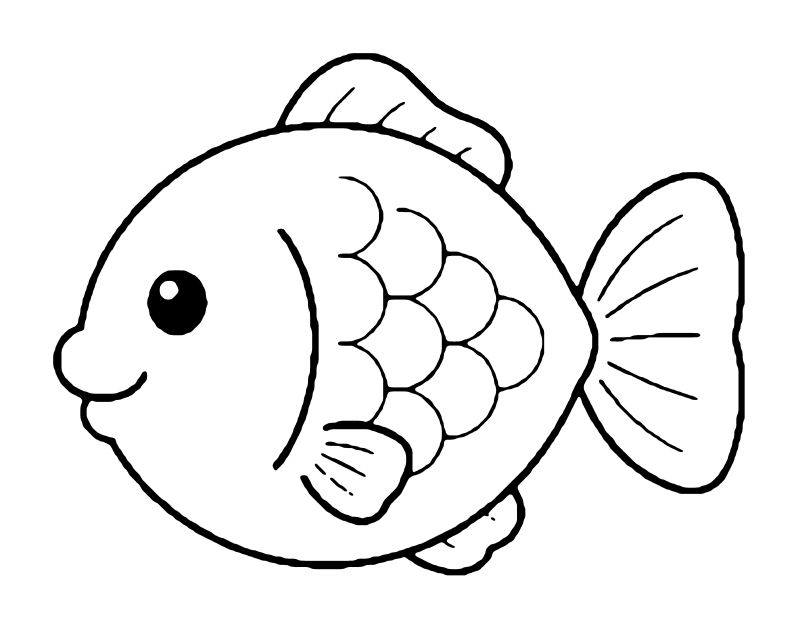
#> input picture assets/templates/01_sakana_A_marusakana.png, 2400 x 1892 px (shown at 1/3 size); its folder holds 4 pictures in this run
$ python check-templates.py
#> lines starting #> are read from the running program, lines starting #| are printed output that depends on the picture; after the words box and inside, x2 and y2 are one past the last pixel; in counts of white or black regions, pixels touching at a corner belong together
#!/usr/bin/env python3
"""台紙（塗り絵の線画）が使えるかどうかを測る。

見るのは3つ。

1. **輪郭が閉じているか** — 切り抜きは「画像の外から届く白」だけを消す
   （`src/core/cutout.ts`）。線が1か所でも切れていると、そこから白が
   内側へ流れ込み、絵が穴だらけになる。線の面積に対して
   塗りつぶせた面積が小さければ、閉じていない。

2. **長辺と短辺の比** — 照合は回転を全部試すので「縦長/横長」は区別されない。
   比そのものは残るので、種類を離す手がかりになる。

3. **7種が互いに似ていないか** — 48升のシルエットの重なりを、
   4方向×左右反転の8通りで測り、一番高い値を採る。
   `src/core/match.ts` の `silhouette` / `overlap` / `matchTemplates` と同じ計算。
   **数字がずれたら match.ts が正**。あちらを直したらこちらも直す。

使い方:
    python3 tools/check-templates.py assets/templates
"""
import sys
from pathlib import Path

from PIL import Image, ImageDraw

# 調べるときの長辺の上限（速さのため）
MAX_SIDE = 1000
# 升目の細かさ。match.ts の既定と合わせる
# `--verbose` で、変形の1つ1つの結果を出す。
# どの程度のゆがみで入れ替わるのかが分からないと、直すべきか判断できない
VERBOSE = '--verbose' in sys.argv

GRID = 48
# これより暗ければ線とみなす
INK_LEVEL = 140
# これ未満の濃さは透明（背景）とみなす
ALPHA_MIN = 12
# 「塗りつぶせた面積 ÷ 線の面積」がこれ未満なら、輪郭が閉じていない疑い
CLOSED_RATIO = 2.0
# どの2種もこれ未満であること
MAX_OVERLAP = 0.55
# 2位との差がこれ未満なら「際どい」。実物の写真ではもっと悪くなるので余裕を見る
MIN_MARGIN = 0.05
# 照合のときに試す傾き（度）。**`src/core/match.ts` の `MATCH_TILTS` と同じにする。**
# ここだけ変えると、この道具が実物より甘い（または厳しい）数字を出す
MATCH_TILTS = (-8, -4, 0, 4, 8)


def load_silhouette_mask(path):
    """線画を「塗ったあとの外形」に変える。

    塗り絵は線しか無いが、照合で使うのは**塗ったあとの絵の外形**なので、
    輪郭の内側を埋めた形にしてから比べないと意味が無い。
    """
    image = Image.open(path).convert('RGBA')
    # 大きい画像はここで縮める。48升に落とすので精度は変わらず、
    # 1枚あたりの待ち時間が数十秒から1秒以下になる
    if max(image.size) > MAX_SIDE:
        image.thumbnail((MAX_SIDE, MAX_SIDE), Image.LANCZOS)
    width, height = image.size
    px = image.load()

    # 線を 0、それ以外を 255 にした白黒。外周に余白を足して、
    # 絵が縁に触れていても外から回り込めるようにする
    pad = 4
    flat = Image.new('L', (width + pad * 2, height + pad * 2), 255)
    fp = flat.load()
    ink = 0
    for y in range(height):
        for x in range(width):
            r, g, b, a = px[x, y]
            if a < ALPHA_MIN:
                continue
            if (r * 299 + g * 587 + b * 114) / 1000 < INK_LEVEL:
                fp[x + pad, y + pad] = 0
                ink += 1

    # 外側の白を塗りつぶす。届かなかった白＝輪郭の内側
    ImageDraw.floodfill(flat, (0, 0), 128)
    inside = []
    filled = 0
    for y in range(flat.height):
        row = []
        for x in range(flat.width):
            solid = fp[x, y] != 128
            row.append(solid)
            if solid:
                filled += 1
        inside.append(row)
    return inside, ink, filled


def mask_image(mask):
    """外形を白黒画像にする。傾けたり伸ばしたりする試験に使う。"""
    height, width = len(mask), len(mask[0])
    image = Image.new('L', (width, height), 0)
    px = image.load()
    for y in range(height):
        row = mask[y]
        for x in range(width):
            if row[x]:
                px[x, y] = 255
    return image


def cells_from_image(image, size=GRID):
    """白黒画像を升目に落とす。"""
    box = image.getbbox()
    if box is None:
        return None
    cropped = image.crop(box)
    longest = max(cropped.size)
    square = Image.new('L', (longest, longest), 0)
    square.paste(cropped, ((longest - cropped.width) // 2, (longest - cropped.height) // 2))
    small = square.resize((size, size), Image.NEAREST)
    data = small.load()
    return [data[column, row] > 127 for row in range(size) for column in range(size)]


def to_cells(mask, size=GRID):
    """外形を正方形の升目に落とす（match.ts の silhouette と同じ）。"""
    ys = [y for y, row in enumerate(mask) if any(row)]
    xs = [x for x in range(len(mask[0])) if any(row[x] for row in mask)]
    if not ys or not xs:
        return None, 0, 0
    top, bottom = min(ys), max(ys)
    left, right = min(xs), max(xs)
    width = right - left + 1
    height = bottom - top + 1
    longest = max(width, height)
    offset_x = (longest - width) / 2
    offset_y = (longest - height) / 2

    cells = [False] * (size * size)
    for row in range(size):
        y = int(((row + 0.5) / size) * longest - offset_y)
        if y < 0 or y >= height:
            continue
        for column in range(size):
            x = int(((column + 0.5) / size) * longest - offset_x)
            if x < 0 or x >= width:
                continue
            cells[row * size + column] = mask[top + y][left + x]
    return cells, width, height


def turn(cells, turns, size=GRID):
    step = turns % 4
    if step == 0:
        return cells
    out = [False] * (size * size)
    for row in range(size):
        for column in range(size):
            if step == 1:
                to_row, to_column = column, size - 1 - row
            elif step == 2:
                to_row, to_column = size - 1 - row, size - 1 - column
            else:
                to_row, to_column = size - 1 - column, row
            out[to_row * size + to_column] = cells[row * size + column]
    return out


def mirror(cells, size=GRID):
    out = [False] * (size * size)
    for row in range(size):
        for column in range(size):
            out[row * size + (size - 1 - column)] = cells[row * size + column]
    return out


def overlap(a, b):
    both = sum(1 for x, y in zip(a, b) if x and y)
    either = sum(1 for x, y in zip(a, b) if x or y)
    return 0.0 if either == 0 else both / either


def tilted_cells(image, tilt):
    """絵を少し傾けてから升目に落とす。`match.ts` の `tiltedSilhouette` と同じ考え方。"""
    if tilt:
        image = image.rotate(tilt, expand=True, resample=Image.BILINEAR, fillcolor=0).point(
            lambda value: 255 if value >= 128 else 0
        )
    return cells_from_image(image)


def best_overlap(a, b):
    """8通りの向きで一番よく重なった値。"""
    best = 0.0
    for turns in range(4):
        turned = turn(a, turns)
        for flipped in (False, True):
            candidate = mirror(turned) if flipped else turned
            best = max(best, overlap(candidate, b))
    return best


def main():
    folder = Path(sys.argv[1] if len(sys.argv) > 1 else 'assets/templates')
    files = sorted(folder.glob('*.png'))
    if not files:
        print(f'{folder} に PNG がありません')
        return 1

    names = []
    shapes = []
    images = []
    bad = 0
    print('== 1枚ずつの確認 ==')
    for path in files:
        mask, ink, filled = load_silhouette_mask(path)
#> in load_silhouette_mask, `image.thumbnail((MAX_SIDE, MAX_SIDE), Image.LANCZOS)`:
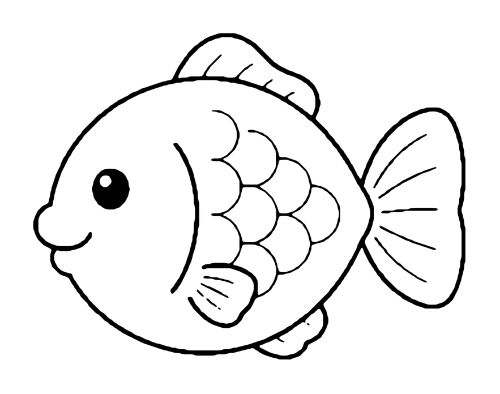
#> image: PIL image 1000x788 RGBA (shown at 1/2 size); mean R, G, B, A 238.4, 238.4, 238.4, 255
#> after the loop in load_silhouette_mask, `for y in range(height):`: ink = 51914
#> in load_silhouette_mask, `ImageDraw.floodfill(flat, (0, 0), 128)`:
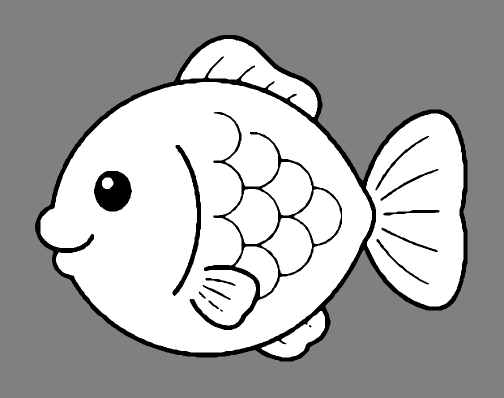
#> flat: PIL image 1008x796 L (shown at 1/2 size); min 0, max 255, mean 170.1
#> after the loop in load_silhouette_mask, `for y in range(flat.height):`: filled = 370355; inside = 796 items
#> mask = 796 items; ink = 51914; filled = 370355
        cells, width, height = to_cells(mask)
#> in to_cells, `ys = [y for y, row in enumerate(mask) if any(row)]`: ys = 653 values from 70 to 722
#> in to_cells, `xs = [x for x in range(len(mask[0])) if any(row[x] for row in mask)]`: xs = 865 values from 70 to 934
#> in to_cells, `top, bottom = min(ys), max(ys)`: top = 70; bottom = 722
#> in to_cells, `left, right = min(xs), max(xs)`: left = 70; right = 934
#> in to_cells, `width = right - left + 1`: width = 865
#> in to_cells, `height = bottom - top + 1`: height = 653
#> in to_cells, `longest = max(width, height)`: longest = 865
#> in to_cells, `offset_x = (longest - width) / 2`: offset_x = 0
#> in to_cells, `offset_y = (longest - height) / 2`: offset_y = 106
#> the loop in to_cells, `for row in range(size):` made 48 passes
#> y on passes 1 to 8: -96, -78, -60, -42, -24, -6, 11, 29
#> after the loop in to_cells, `for row in range(size):`: cells = 2304 items, first 6: False, False, False, False, False, False
#> width = 865; height = 653
        if cells is None:
            print(f'{path.name}: 中身がありません')
            bad += 1
            continue
        ratio = filled / ink if ink else 0
#> ratio = 7.13
        long_side, short_side = max(width, height), min(width, height)
#> long_side = 865; short_side = 653
        fill = sum(cells) / len(cells)
#> fill = 0.496
        note = ''
        if ratio < CLOSED_RATIO:
            note = '  ← **輪郭が閉じていない疑い。作り直し**'
            bad += 1
        print(
            f'{path.stem:16s} 比 {long_side / short_side:4.2f} : 1   '
            f'升目の詰まり {fill:4.2f}   塗りつぶし/線 {ratio:5.1f}{note}'
        )
#| 01_sakana_A_marusakana 比 1.32 : 1   升目の詰まり 0.50   塗りつぶし/線   7.1
        names.append(path.stem)
        shapes.append(cells)
        images.append(mask_image(mask))
#> in mask_image, `height, width = len(mask), len(mask[0])`: height = 796; width = 1008
#> pass 2 of the loop in main, `for path in files:`:
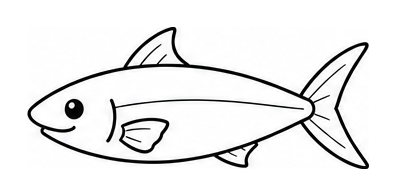
#> input picture assets/templates/02_sakana_B_hosozakana.png, 396 x 196 px
#> after the loop in load_silhouette_mask (call 2), `for y in range(height):`: ink = 5214
#> in load_silhouette_mask (call 2), `ImageDraw.floodfill(flat, (0, 0), 128)`:
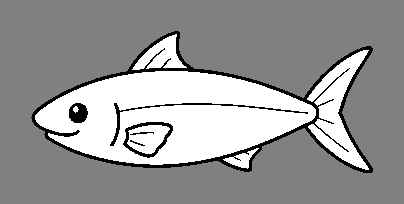
#> flat: PIL image 404x204 L; min 0, max 255, mean 152.9
#> after the loop in load_silhouette_mask (call 2), `for y in range(flat.height):`: filled = 26642; inside = 204 items
#> in main, `mask, ink, filled = load_silhouette_mask(path)`: ink = 5214; filled = 26642
#> the loop in to_cells (call 2), `for row in range(size):` made 48 passes
#> y on passes 1 to 4: -96, -89, -82, -75
#> in main, `cells, width, height = to_cells(mask)`: width = 342; height = 142
#> ratio = 5.11
#> long_side = 342; short_side = 142
#> fill = 0.226
#| 02_sakana_B_hosozakana 比 2.41 : 1   升目の詰まり 0.23   塗りつぶし/線   5.1
#> pass 3 of the loop in main, `for path in files:`:
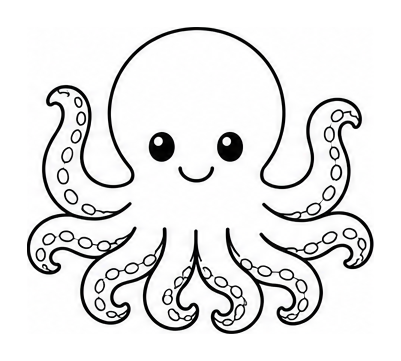
#> input picture assets/templates/03_tako.png, 401 x 361 px
#> after the loop in load_silhouette_mask (call 3), `for y in range(height):`: ink = 12933
#> in load_silhouette_mask (call 3), `ImageDraw.floodfill(flat, (0, 0), 128)`:
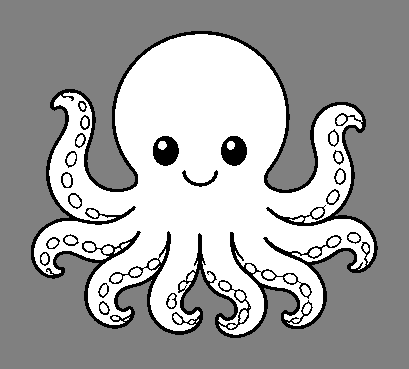
#> flat: PIL image 409x369 L; min 0, max 255, mean 162.5
#> after the loop in load_silhouette_mask (call 3), `for y in range(flat.height):`: filled = 66926; inside = 369 items
#> in main, `mask, ink, filled = load_silhouette_mask(path)`: ink = 12933; filled = 66926
#> in main, `cells, width, height = to_cells(mask)`: width = 347; height = 307
#> ratio = 5.17
#> long_side = 347; short_side = 307
#> fill = 0.559
#| 03_tako          比 1.13 : 1   升目の詰まり 0.56   塗りつぶし/線   5.2
#> the loop made 4 passes; the first 3 are shown

    print('\n== 総当たりの重なり（8通りの向きで一番高い値）==')
    header = ' ' * 16 + ''.join(f'{n[:10]:>12s}' for n in names)
    print(header)
    worst = []
    for i, name in enumerate(names):
        row = f'{name[:16]:16s}'
        for j in range(len(names)):
            if i == j:
                row += f'{"-":>12s}'
                continue
            score = best_overlap(shapes[i], shapes[j])
            row += f'{score:12.2f}'
            if i < j:
                worst.append((score, names[i], names[j]))
        print(row)

    # ---- 実際に見分けられるかの試験 ----
    #
    # 総当たりの重なりが高くても、**自分の台紙との重なりのほうが高ければ**
    # 見分けはつく（照合は一番よく重なった台紙を選ぶ）。
    # そこで、塗った紙を撮ったときに起きる程度のゆがみ（少し傾く・少し伸びる）を
    # 掛けて、正しい台紙が1位になるかを数える。**ここが本当の合否**。
    print('\n== 見分けの試験（少し傾ける・少し伸ばす）==')
    trials = [(0, 1.0, 1.0), (-6, 1.0, 1.0), (6, 1.0, 1.0), (-3, 1.06, 1.0),
              (3, 1.0, 1.06), (0, 1.08, 1.0), (0, 1.0, 1.08), (10, 1.0, 1.0)]
    total = 0
    wrong = 0
    worst_margin = (9.9, '', '')
    for index, name in enumerate(names):
        image = images[index]
        margins = []
        for angle, scale_x, scale_y in trials:
            turned = image.rotate(angle, expand=True, resample=Image.BILINEAR, fillcolor=0)
            stretched = turned.resize(
                (max(1, int(turned.width * scale_x)), max(1, int(turned.height * scale_y))),
                Image.BILINEAR,
            ).point(lambda value: 255 if value >= 128 else 0)
            # **アプリと同じように、少し傾けても試す**（match.ts の MATCH_TILTS）。
            # ここを 0 だけにすると、実物より厳しい数字が出る
            grids = [g for g in (tilted_cells(stretched, tilt) for tilt in MATCH_TILTS) if g]
            if not grids:
                continue
            cells = grids[len(grids) // 2]
            scores = [(max(best_overlap(g, shapes[other]) for g in grids), names[other])
                      for other in range(len(names))]
            scores.sort(reverse=True)
            total += 1
            mine = next(score for score, who in scores if who == name)
            if VERBOSE:
                flag = '' if scores[0][1] == name else f'   ← {scores[0][1]} と判定'
                print(f'    傾き{angle:+3d}° 横×{scale_x} 縦×{scale_y}  '
                      f'自分 {mine:.2f}  1位 {scores[0][1]} {scores[0][0]:.2f}{flag}')
            rival, rival_name = next((score, who) for score, who in scores if who != name)
            margins.append(mine - rival)
            if scores[0][1] != name:
                wrong += 1
                print(f'  [NG] {name} が {scores[0][1]} と judged（自分 {mine:.2f} / 相手 {scores[0][0]:.2f}）')
            if mine - rival < worst_margin[0]:
                worst_margin = (mine - rival, name, rival_name)
        print(f'  {name[:22]:22s} 自分との差の最小 {min(margins):+.2f}  平均 {sum(margins)/len(margins):+.2f}')
#> this loop made 4 passes
#> pass 1, in main, `image = images[index]`:
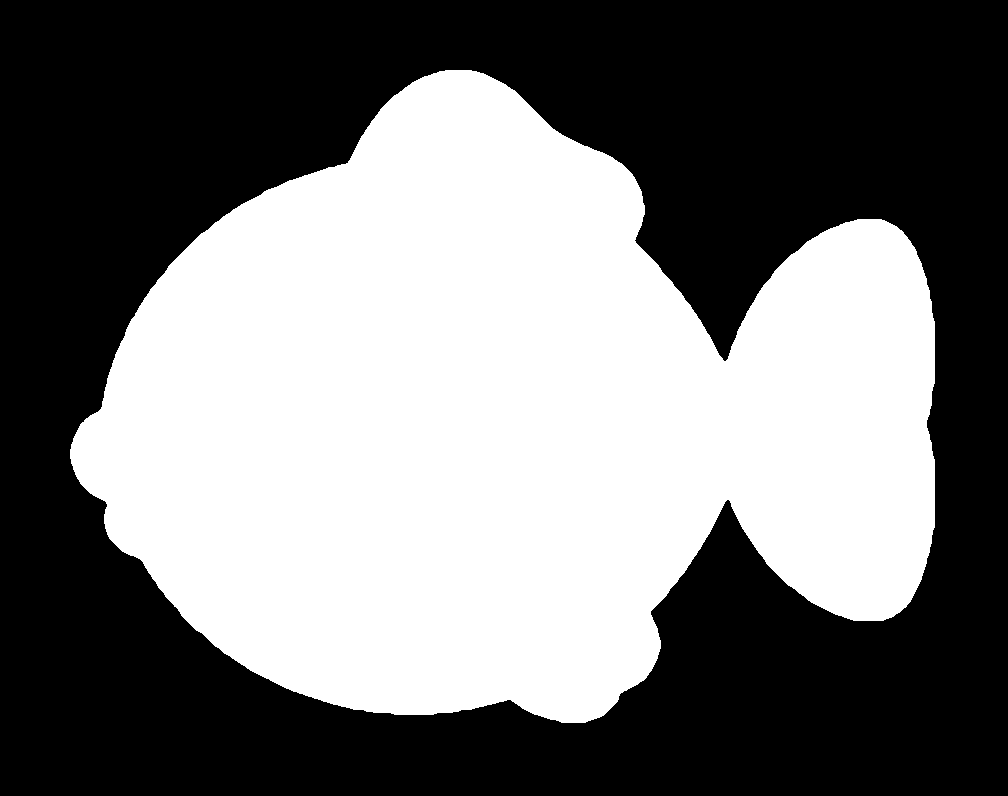
#> image: PIL image 1008x796 L; 46.2% white; 1 white region, box (x1, y1, x2, y2) and area: (70, 70, 935, 723) 370355
#> pass 1, in tilted_cells, `image = image.rotate(tilt, expand=True, resample=Image.BILINEAR, fillc..`:
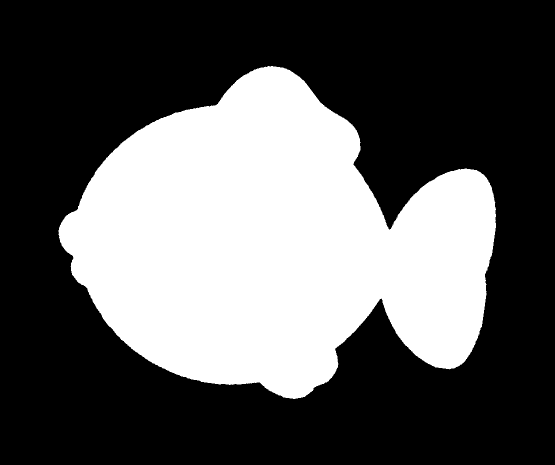
#> image: PIL image 1110x930 L (shown at 1/2 size); 35.9% white; 1 white region, box (x1, y1, x2, y2) and area: (117, 132, 992, 798) 370346
#> pass 1, in cells_from_image, `cropped = image.crop(box)`:
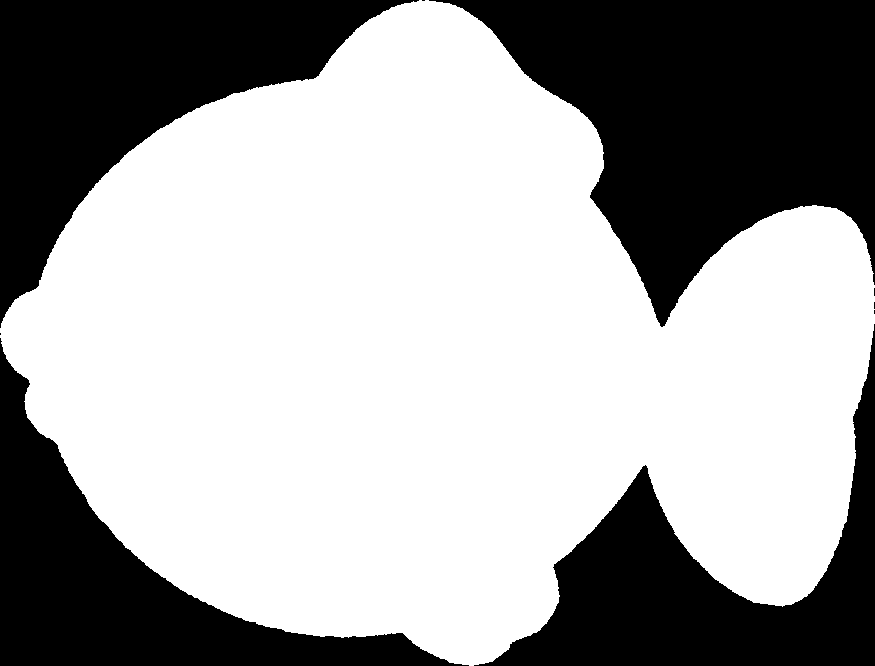
#> cropped: PIL image 875x666 L; 63.6% white; 9 black regions (5 under 20 px), largest, box (x1, y1, x2, y2) and area: (429, 0, 875, 327) 77088, (0, 0, 419, 328) 52358, (474, 324, 875, 666) 41516, (0, 338, 469, 666) 41418
#> after the loop:
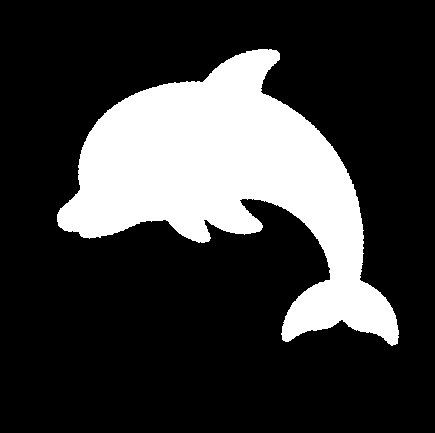
#> stretched: PIL image 435x433 L; 22.9% white; 1 white region, box (x1, y1, x2, y2) and area: (57, 49, 399, 346) 43064

    print(f'\n  {total - wrong}/{total} 回、正しい台紙が1位になった')
    print(f'  いちばん際どい組: {worst_margin[1]} ↔ {worst_margin[2]}  差 {worst_margin[0]:+.2f}')

    # **合否は「見分けの試験」で見る。** 総当たりの重なりは警告として出すだけ。
    # 重なりが高くても、自分の台紙との重なりのほうが高ければ見分けはつく
    # （照合は一番よく重なった台紙を選ぶ）。実際、まる魚 ↔ タコは 0.66 と高いが、
    # 差は +0.20 あって一度も入れ替わらない。
    # ここを「0.55 未満なら合格」にしていたころは、通っている台紙を
    # 「作り直しが要る」と言い続けていた
    print(f'\n== 似ている組（{MAX_OVERLAP} 以上は警告。合否は上の見分けの試験）==')
    worst.sort(reverse=True)
    for score, a, b in worst[:5]:
        mark = '警告' if score >= MAX_OVERLAP else 'ok '
        print(f'  [{mark}] {a} ↔ {b}  {score:.2f}')

    print('\n== 判定 ==')
    if bad:
        print(f'**作り直しが要る**: 輪郭が閉じていない台紙が {bad} 枚。'
              '切り抜きで穴だらけになる')
        return 1
    if wrong:
        print(f'**作り直しが要る**: 見分けに失敗した回が {wrong} 回ある。'
              'しきい値を下げて逃げないこと。本番で別の生き物として判定される')
        return 1
    if worst_margin[0] < MIN_MARGIN:
        print(f'**際どい**: 2位との差が最小 {worst_margin[0]:+.2f}'
              f'（{worst_margin[1]} ↔ {worst_margin[2]}）。'
              f'{MIN_MARGIN:+.2f} は欲しい。紙の置き方が少しずれると入れ替わる')
        return 1
    print(f'合格。{total} 回すべてで正しい台紙が1位、'
          f'2位との差は最小でも {worst_margin[0]:+.2f}')
    return 0


if __name__ == '__main__':
    raise SystemExit(main())
#> (the program exits here)
